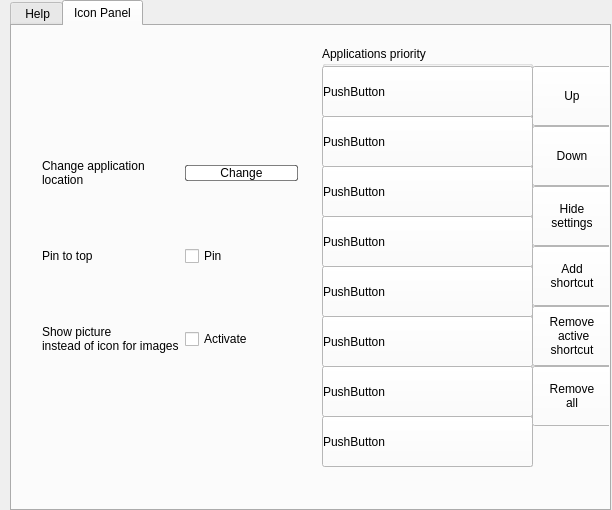
<?xml version="1.0" encoding="UTF-8"?>
<ui version="4.0">
 <class>config</class>
 <widget class="QWidget" name="config">
  <property name="geometry">
   <rect>
    <x>0</x>
    <y>0</y>
    <width>612</width>
    <height>510</height>
   </rect>
  </property>
  <property name="windowTitle">
   <string>Form</string>
  </property>
  <widget class="QWidget" name="verticalLayoutWidget">
   <property name="geometry">
    <rect>
     <x>10</x>
     <y>0</y>
     <width>601</width>
     <height>511</height>
    </rect>
   </property>
   <layout class="QVBoxLayout" name="mainLay">
    <item>
     <widget class="QTabWidget" name="tabWidget">
      <property name="autoFillBackground">
       <bool>true</bool>
      </property>
      <property name="currentIndex">
       <number>1</number>
      </property>
      <widget class="QWidget" name="main_config">
       <attribute name="title">
        <string> Help</string>
       </attribute>
       <widget class="QWidget" name="gridLayoutWidget">
        <property name="geometry">
         <rect>
          <x>0</x>
          <y>0</y>
          <width>421</width>
          <height>351</height>
         </rect>
        </property>
        <layout class="QGridLayout" name="gridLayout">
         <item row="4" column="2">
          <widget class="QKeySequenceEdit" name="config_2"/>
         </item>
         <item row="0" column="0">
          <widget class="QLabel" name="label_2">
           <property name="autoFillBackground">
            <bool>false</bool>
           </property>
           <property name="text">
            <string>Icon panel</string>
           </property>
           <property name="margin">
            <number>10</number>
           </property>
          </widget>
         </item>
         <item row="0" column="3">
          <widget class="QPushButton" name="submit">
           <property name="text">
            <string>Submit</string>
           </property>
          </widget>
         </item>
         <item row="0" column="2">
          <widget class="QKeySequenceEdit" name="icon"/>
         </item>
         <item row="4" column="0">
          <widget class="QLabel" name="label_7">
           <property name="autoFillBackground">
            <bool>false</bool>
           </property>
           <property name="text">
            <string>Configuration</string>
           </property>
           <property name="margin">
            <number>10</number>
           </property>
          </widget>
         </item>
         <item row="4" column="1">
          <widget class="QLabel" name="c_p_l">
           <property name="autoFillBackground">
            <bool>false</bool>
           </property>
           <property name="text">
            <string>TextLabel</string>
           </property>
           <property name="margin">
            <number>10</number>
           </property>
          </widget>
         </item>
         <item row="0" column="1">
          <widget class="QLabel" name="i_p_l">
           <property name="autoFillBackground">
            <bool>false</bool>
           </property>
           <property name="text">
            <string>TextLabel</string>
           </property>
           <property name="margin">
            <number>10</number>
           </property>
          </widget>
         </item>
        </layout>
       </widget>
      </widget>
      <widget class="QWidget" name="icon_panel">
       <attribute name="title">
        <string>Icon Panel</string>
       </attribute>
       <widget class="QPushButton" name="b_up">
        <property name="geometry">
         <rect>
          <x>520</x>
          <y>40</y>
          <width>80</width>
          <height>60</height>
         </rect>
        </property>
        <property name="styleSheet">
         <string notr="true">QPushButton{background-color:white}
QPushButton:hover{background-color:rgba(255,255,255,0.5)}</string>
        </property>
        <property name="text">
         <string>Up</string>
        </property>
       </widget>
       <widget class="QPushButton" name="b_down">
        <property name="geometry">
         <rect>
          <x>520</x>
          <y>100</y>
          <width>80</width>
          <height>60</height>
         </rect>
        </property>
        <property name="styleSheet">
         <string notr="true">QPushButton{background-color:white}
QPushButton:hover{background-color:rgba(255,255,255,0.5)}</string>
        </property>
        <property name="text">
         <string>Down</string>
        </property>
       </widget>
       <widget class="QGroupBox" name="apps">
        <property name="geometry">
         <rect>
          <x>310</x>
          <y>20</y>
          <width>211</width>
          <height>421</height>
         </rect>
        </property>
        <property name="title">
         <string>Applications priority</string>
        </property>
        <widget class="QPushButton" name="app_1">
         <property name="geometry">
          <rect>
           <x>0</x>
           <y>20</y>
           <width>211</width>
           <height>51</height>
          </rect>
         </property>
         <property name="styleSheet">
          <string notr="true">QPushButton{background-color:white;text-align:left}
QPushButton:hover{background-color:rgba(255,255,255,0.5)}</string>
         </property>
         <property name="text">
          <string>PushButton</string>
         </property>
        </widget>
        <widget class="QPushButton" name="app_2">
         <property name="geometry">
          <rect>
           <x>0</x>
           <y>70</y>
           <width>211</width>
           <height>51</height>
          </rect>
         </property>
         <property name="styleSheet">
          <string notr="true">QPushButton{background-color:white;text-align:left}
QPushButton:hover{background-color:rgba(255,255,255,0.5)}</string>
         </property>
         <property name="text">
          <string>PushButton</string>
         </property>
        </widget>
        <widget class="QPushButton" name="app_3">
         <property name="geometry">
          <rect>
           <x>0</x>
           <y>120</y>
           <width>211</width>
           <height>51</height>
          </rect>
         </property>
         <property name="styleSheet">
          <string notr="true">QPushButton{background-color:white;text-align:left}
QPushButton:hover{background-color:rgba(255,255,255,0.5)}</string>
         </property>
         <property name="text">
          <string>PushButton</string>
         </property>
        </widget>
        <widget class="QPushButton" name="app_4">
         <property name="geometry">
          <rect>
           <x>0</x>
           <y>170</y>
           <width>211</width>
           <height>51</height>
          </rect>
         </property>
         <property name="styleSheet">
          <string notr="true">QPushButton{background-color:white;text-align:left}
QPushButton:hover{background-color:rgba(255,255,255,0.5)}</string>
         </property>
         <property name="text">
          <string>PushButton</string>
         </property>
        </widget>
        <widget class="QPushButton" name="app_5">
         <property name="geometry">
          <rect>
           <x>0</x>
           <y>220</y>
           <width>211</width>
           <height>51</height>
          </rect>
         </property>
         <property name="styleSheet">
          <string notr="true">QPushButton{background-color:white;text-align:left}
QPushButton:hover{background-color:rgba(255,255,255,0.5)}</string>
         </property>
         <property name="text">
          <string>PushButton</string>
         </property>
        </widget>
        <widget class="QPushButton" name="app_6">
         <property name="geometry">
          <rect>
           <x>0</x>
           <y>270</y>
           <width>211</width>
           <height>51</height>
          </rect>
         </property>
         <property name="styleSheet">
          <string notr="true">QPushButton{background-color:white;text-align:left}
QPushButton:hover{background-color:rgba(255,255,255,0.5)}</string>
         </property>
         <property name="text">
          <string>PushButton</string>
         </property>
        </widget>
        <widget class="QPushButton" name="app_7">
         <property name="geometry">
          <rect>
           <x>0</x>
           <y>320</y>
           <width>211</width>
           <height>51</height>
          </rect>
         </property>
         <property name="styleSheet">
          <string notr="true">QPushButton{background-color:white;text-align:left}
QPushButton:hover{background-color:rgba(255,255,255,0.5)}</string>
         </property>
         <property name="text">
          <string>PushButton</string>
         </property>
        </widget>
        <widget class="QPushButton" name="app_8">
         <property name="geometry">
          <rect>
           <x>0</x>
           <y>370</y>
           <width>211</width>
           <height>51</height>
          </rect>
         </property>
         <property name="styleSheet">
          <string notr="true">QPushButton{background-color:white;text-align:left}
QPushButton:hover{background-color:rgba(255,255,255,0.5)}</string>
         </property>
         <property name="text">
          <string>PushButton</string>
         </property>
        </widget>
       </widget>
       <widget class="QPushButton" name="info">
        <property name="geometry">
         <rect>
          <x>520</x>
          <y>160</y>
          <width>80</width>
          <height>60</height>
         </rect>
        </property>
        <property name="styleSheet">
         <string notr="true">QPushButton{background-color:white}
QPushButton:hover{background-color:rgba(255,255,255,0.5)}</string>
        </property>
        <property name="text">
         <string>Hide
settings</string>
        </property>
       </widget>
       <widget class="QPushButton" name="add">
        <property name="geometry">
         <rect>
          <x>520</x>
          <y>220</y>
          <width>80</width>
          <height>60</height>
         </rect>
        </property>
        <property name="styleSheet">
         <string notr="true">QPushButton{background-color:white}
QPushButton:hover{background-color:rgba(255,255,255,0.5)}</string>
        </property>
        <property name="text">
         <string>Add 
shortcut</string>
        </property>
       </widget>
       <widget class="QPushButton" name="remove">
        <property name="geometry">
         <rect>
          <x>520</x>
          <y>280</y>
          <width>80</width>
          <height>60</height>
         </rect>
        </property>
        <property name="styleSheet">
         <string notr="true">QPushButton{background-color:white}
QPushButton:hover{background-color:rgba(255,255,255,0.5)}</string>
        </property>
        <property name="text">
         <string>Remove
 active 
shortcut</string>
        </property>
       </widget>
       <widget class="QStackedWidget" name="stackedWidget">
        <property name="geometry">
         <rect>
          <x>30</x>
          <y>60</y>
          <width>261</width>
          <height>321</height>
         </rect>
        </property>
        <property name="currentIndex">
         <number>1</number>
        </property>
        <widget class="QWidget" name="page_3"/>
        <widget class="QWidget" name="page_4">
         <widget class="QWidget" name="gridLayoutWidget_2">
          <property name="geometry">
           <rect>
            <x>0</x>
            <y>20</y>
            <width>256</width>
            <height>301</height>
           </rect>
          </property>
          <layout class="QGridLayout" name="icon_information">
           <item row="0" column="1">
            <widget class="QLabel" name="label_9">
             <property name="text">
              <string>Change application 
location</string>
             </property>
            </widget>
           </item>
           <item row="1" column="2">
            <widget class="QCheckBox" name="always_first">
             <property name="text">
              <string>Pin</string>
             </property>
            </widget>
           </item>
           <item row="1" column="1">
            <widget class="QLabel" name="label_11">
             <property name="text">
              <string>Pin to top</string>
             </property>
            </widget>
           </item>
           <item row="2" column="2">
            <widget class="QCheckBox" name="p_ins_i">
             <property name="text">
              <string>Activate</string>
             </property>
            </widget>
           </item>
           <item row="0" column="2">
            <widget class="QPushButton" name="chnge_icon_2">
             <property name="styleSheet">
              <string notr="true">QPushButton{background-color:white;border-radius:2px;border:1px solid rgba(0,0,0,0.5)}
QPushButton:hover{background-color:rgba(255,255,255,0.5)}</string>
             </property>
             <property name="text">
              <string>Change</string>
             </property>
            </widget>
           </item>
           <item row="2" column="1">
            <widget class="QLabel" name="label_13">
             <property name="text">
              <string>Show picture 
instead of icon for images</string>
             </property>
            </widget>
           </item>
          </layout>
         </widget>
        </widget>
       </widget>
       <widget class="QPushButton" name="pushButton">
        <property name="geometry">
         <rect>
          <x>520</x>
          <y>340</y>
          <width>80</width>
          <height>60</height>
         </rect>
        </property>
        <property name="styleSheet">
         <string notr="true">QPushButton{background-color:white}
QPushButton:hover{background-color:rgba(255,255,255,0.5)}</string>
        </property>
        <property name="text">
         <string>Remove
all</string>
        </property>
       </widget>
      </widget>
     </widget>
    </item>
   </layout>
  </widget>
 </widget>
 <resources/>
 <connections/>
</ui>
